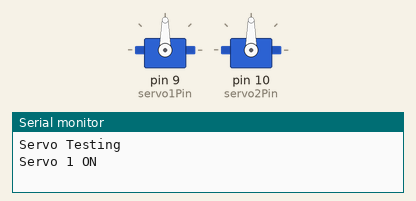
The sketch below on a simulated Arduino Uno, built with avr-gcc and run on an emulated ATmega328P. On the bench: 2 × servo, the last lines printed to the serial monitor.

Above: at 0.05 s.
At 5.0 s:
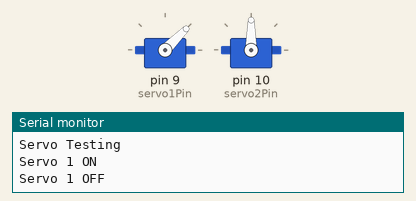
At 10.0 s:
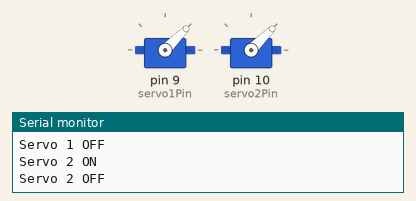
Timing chart, 0 to 13.0 s (numbered marks = the images above):
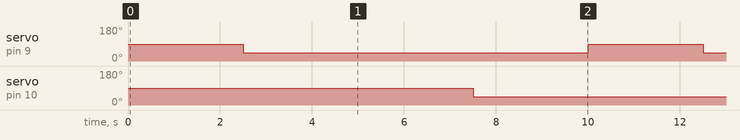

The sketch:

servo.ino
```cpp
#include <Servo.h>

const int servo1Pin = 9;
const int servo2Pin = 10;

Servo servo1;
Servo servo2;

void init_device()
{
	Serial.begin(9600);
	servo1.attach(servo1Pin, 600, 2300);
	servo2.attach(servo2Pin, 600, 2300);
}

void setup()
{
	init_device();
	Serial.println("Servo Testing");
}

void loop()
{
	servo1_on();
	servo1_off();
	servo2_on();
	servo2_off();
}

void servo1_on()
{
	Serial.println("Servo 1 ON");
	servo1.write(90);
	delay(2500);
}

void servo1_off()
{
	Serial.println("Servo 1 OFF");
	servo1.write(45);
	delay(2500);
}

void servo2_on()
{
	Serial.println("Servo 2 ON");
	servo2.write(90);
	delay(2500);
}

void servo2_off()
{
	Serial.println("Servo 2 OFF");
	servo2.write(45);
	delay(2500);
}
```

Measured:
- by itself, servo on pin 9 (servo1Pin), servo on pin 10 (servo2Pin): alternates 90° for 2.5 s and 45° for 7.5 s
